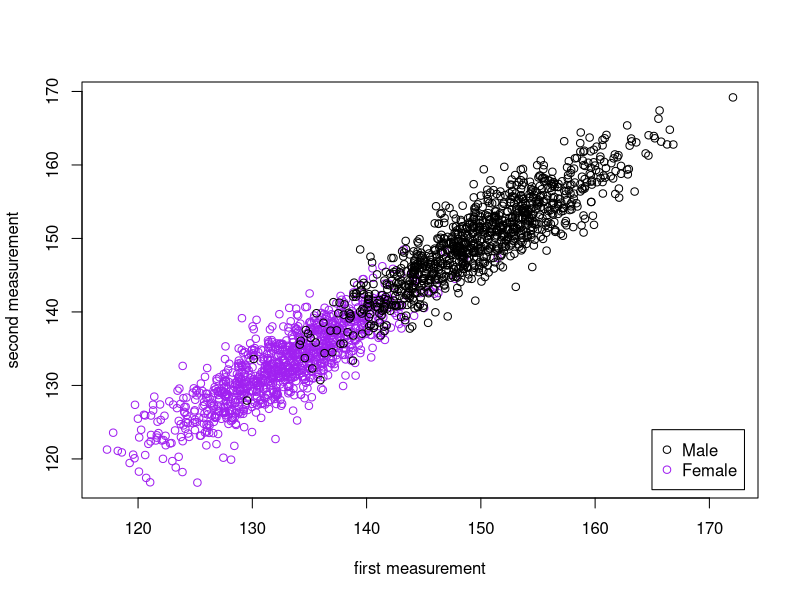
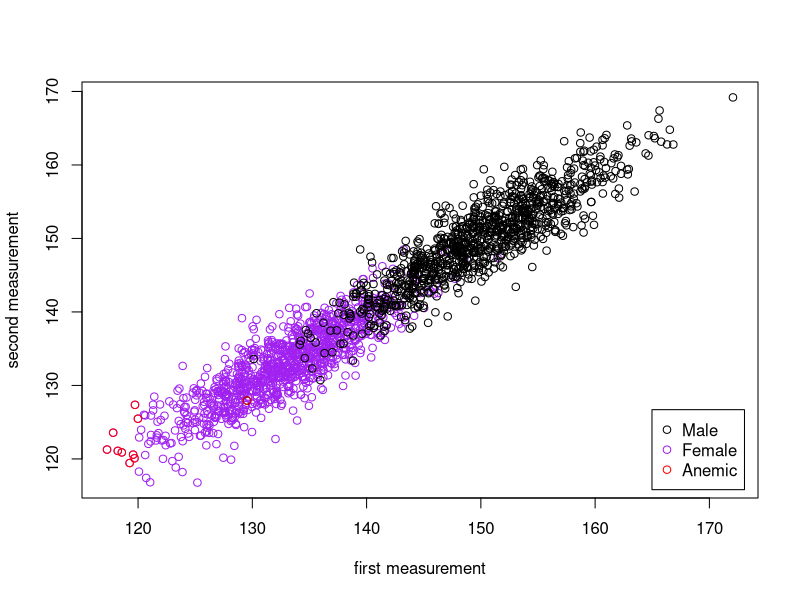
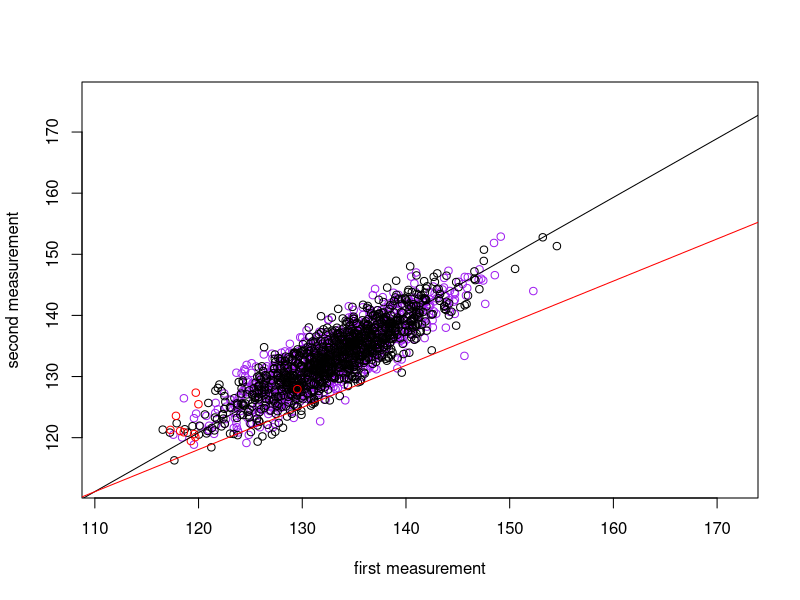
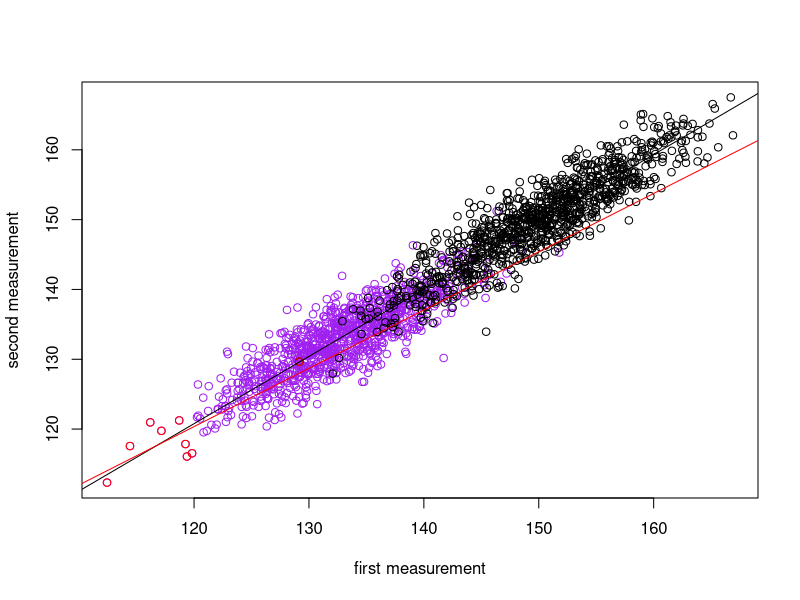
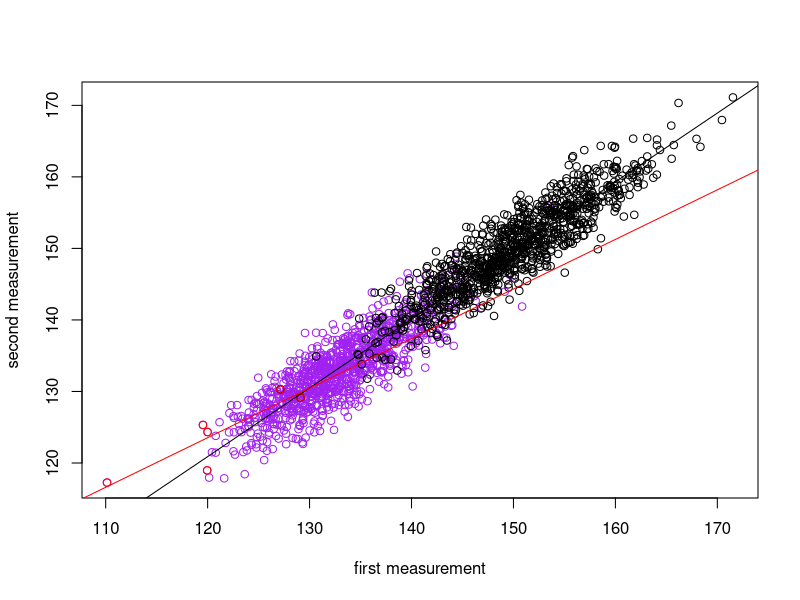
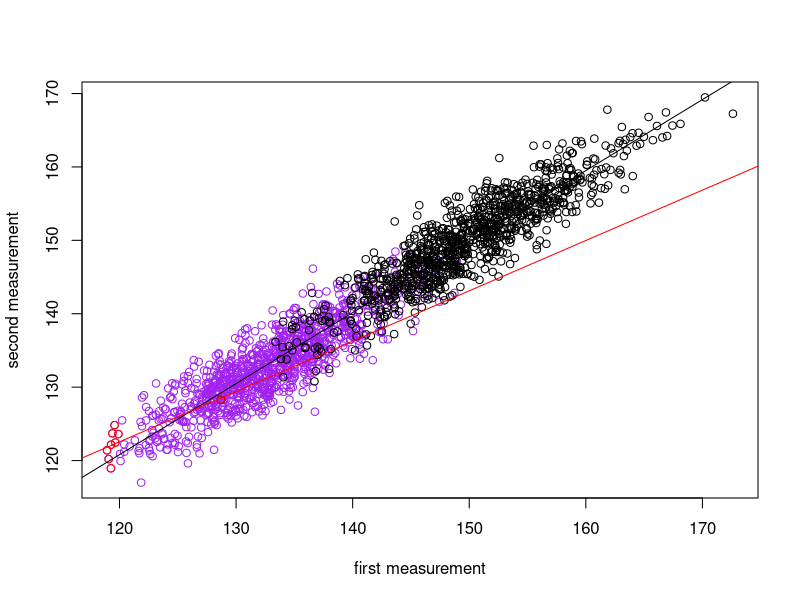

The R source for these figures, in order:
## ---- chunk 1
rbccF <- function(n){
  #1st measurement
  truecount <- rnorm(n, 133, 5)
  m_1 <- truecount + rnorm(n,0,2)
  #2nd measurement
  m_2 <- truecount + rnorm(n,0,2)
  m <-cbind(m_1, m_2)
  return(m)
}
## ---- chunk 2
rbccM <- function(n){
  truecount <- rnorm(n, 150, 6)
  m_1 <- truecount + rnorm(n,0,2)
  m_2 <- truecount + rnorm(n,0,2)
  m <-cbind(m_1, m_2)
  return(m)
}
## ---- chunk 3
rbccT <- function(n){
  male <- rbccM(n)
  female <- rbccF(n)
  return(rbind(female, male))
}
## ---- chunk 4
B <- rbccT(1000)
## ---- chunk 5
plot(B[1:1000,1], B[1:1000,2], xlab="first measurement", ylab="second measurement", col="purple", xlim=c(min(B[,1]), max(B[,1])), ylim=c(min(B[,2]), max(B[,2])))
points(B[1001:2000,1], B[1001:2000,2], col="black")
# Add a legend to the graph
legend("bottomright", c("Male","Female"), pch=1, col = c("black","purple"),
inset = 0.02)
## ---- chunk 6
#select eligible females
B1_F <- B[1:1000,][B[1:1000,1]<120,]
#select eligible males
B1_M <- B[1001:2000,][B[1001:2000,1]<130,]
#bind them together
B1 <- rbind(B1_F,B1_M)
## ---- chunk 7
plot(B[1:1000,1], B[1:1000,2], xlab="first measurement", ylab="second measurement", col="purple", xlim=c(min(B[,1]), max(B[,1])), ylim=c(min(B[,2]), max(B[,2])))
points(B[1001:2000,1], B[1001:2000,2], col="black")
points(B1[,1], B1[,2], col="red")
# Add a legend to the graph
legend("bottomright", c("Male","Female", "Anemic"), pch=1, col = c("black","purple", "red"),
inset = 0.02)
## ---- chunk 8
cor(B[,1],B[,2])
B <- rbccT(10000)
cor(B[,1],B[,2])
B <- rbccT(10000)
cor(B[,1],B[,2])
B <- rbccT(10000)
cor(B[,1],B[,2])
B <- rbccT(10000)
cor(B[,1],B[,2])
cor(B[,1],B[,2])
B <- rbccT(10000)
cor(B[,1],B[,2])
B <- rbccT(10000)
cor(B[,1],B[,2])
B <- rbccT(10000)
cor(B[,1],B[,2])
B <- rbccT(10000)
cor(B[,1],B[,2])
## ---- chunk 9
Bln <- lm(B[,1]~B[,2])
B1ln <- lm(B1[,1]~B1[,2])
## ---- chunk 10
plot(B[1:1000,1], B[1:1000,2], xlab="first measurement", ylab="second measurement", col="purple", xlim=c(min(B[,1]), max(B[,1])), ylim=c(min(B[,2]), max(B[,2])))
points(B[1001:2000,1], B[1001:2000,2], col="black")
points(B1[,1], B1[,2], col="red")
abline(Bln)
abline(B1ln, col="red")
## ---- chunk 11
B <- rbccT(1000)
#select eligible females
B1_F <- B[1:1000,][B[1:1000,1]<120,]
#select eligible males
B1_M <- B[1001:2000,][B[1001:2000,1]<130,]
#bind them together
B1 <- rbind(B1_F,B1_M)

plot(B[1:1000,1], B[1:1000,2], xlab="first measurement", ylab="second measurement", col="purple", xlim=c(min(B[,1]), max(B[,1])), ylim=c(min(B[,2]), max(B[,2])))
points(B[1001:2000,1], B[1001:2000,2], col="black")
points(B1[,1], B1[,2], col="red")

Bln <- lm(B[,2]~B[,1])
B1ln <- lm(B1[,2]~B1[,1])

abline(Bln)
abline(B1ln, col="red")
## ---- chunk 12
B <- rbccT(1000)
#select eligible females
B1_F <- B[1:1000,][B[1:1000,1]<120,]
#select eligible males
B1_M <- B[1001:2000,][B[1001:2000,1]<130,]
#bind them together
B1 <- rbind(B1_F,B1_M)

plot(B[1:1000,1], B[1:1000,2], xlab="first measurement", ylab="second measurement", col="purple", xlim=c(min(B[,1]), max(B[,1])), ylim=c(min(B[,2]), max(B[,2])))
points(B[1001:2000,1], B[1001:2000,2], col="black")
points(B1[,1], B1[,2], col="red")

Bln <- lm(B[,2]~B[,1])
B1ln <- lm(B1[,2]~B1[,1])

abline(Bln)
abline(B1ln, col="red")
## ---- chunk 13
B <- rbccT(1000)
#select eligible females
B1_F <- B[1:1000,][B[1:1000,1]<120,]
#select eligible males
B1_M <- B[1001:2000,][B[1001:2000,1]<130,]
#bind them together
B1 <- rbind(B1_F,B1_M)

plot(B[1:1000,1], B[1:1000,2], xlab="first measurement", ylab="second measurement", col="purple", xlim=c(min(B[,1]), max(B[,1])), ylim=c(min(B[,2]), max(B[,2])))
points(B[1001:2000,1], B[1001:2000,2], col="black")
points(B1[,1], B1[,2], col="red")

Bln <- lm(B[,2]~B[,1])
B1ln <- lm(B1[,2]~B1[,1])

abline(Bln)
abline(B1ln, col="red")
## ---- chunk 14
abs(sum(B[,1])/nrow(B)-sum(B[,2])/nrow(B))
abs(sum(B1[,1])/nrow(B1)-sum(B1[,2])/nrow(B1))
## ---- chunk 15
B_diff <- vector()
for (i in 1:25) {
  B <- rbccT(1000)
  B_diff <- c(B_diff,abs(sum(B[,1])/nrow(B)-sum(B[,2])/nrow(B)))
  }
print(B_diff)
## ---- chunk 16
B1_diff <- vector()
for (i in 1:25){
  B <- rbccT(1000)
  #select eligible females
  B1_F <- B[1:1000,][B[1:1000,1]<120,]
  #select eligible males
  B1_M <- B[1001:2000,][B[1001:2000,1]<130,]
  #bind them together
  B1 <- rbind(B1_F,B1_M)
  B1_diff <-c(B1_diff, abs(sum(B1[,1])/nrow(B1)-sum(B1[,2])/nrow(B1)))
}
print(B1_diff)
## ---- chunk 17
B <- rbccT(10000)
  
#select eligible females
B1_F <- B[1:10000,][B[1:10000,1]<120,]
#select eligible males
B1_M <- B[1001:20000,][B[1001:20000,1]<130,]
#bind them together
B1 <- rbind(B1_F,B1_M)
  
abs(sum(B[1:50,1])-sum(B[1:50,2]))/50
abs(sum(B1[1:50,1])-sum(B1[1:50,2]))/50
